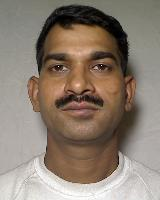
#> input picture reference_photo.jpg, 160 x 200 px
$ python animate_portrait.py
#> lines starting #> are read from the running program, lines starting #| are printed output that depends on the picture
#!/usr/bin/env python3
"""Make a stationary, subtle portrait animation from the supplied photograph.

The animation deliberately reuses the original image pixels rather than replacing
its face with a generated one. Coordinates below refer to the 160 x 200 reference.

Install: python -m pip install numpy pillow opencv-python-headless imageio-ffmpeg
Run:     python animate_portrait.py [input.jpg] [output.mp4]
"""

from __future__ import annotations

import argparse
import subprocess
from pathlib import Path

import cv2
import imageio_ffmpeg
import numpy as np

FPS = 30
DURATION = 5
# Keep the photograph's 4:5 composition. This is an upscale, NOT extra detail
# reconstructed from the very small reference photograph.
OUTPUT_SIZE = (2160, 2700)


def smoothstep(a: float, b: float, x: float) -> float:
    v = np.clip((x - a) / (b - a), 0.0, 1.0)
    return float(v * v * (3.0 - 2.0 * v))


def blink_amount(t: float, start: float) -> float:
    # 90 ms closing, 45 ms closed, 120 ms opening: natural quick blinks.
    close = smoothstep(start, start + 0.09, t)
    open_ = 1.0 - smoothstep(start + 0.135, start + 0.255, t)
    return close * open_


def build_smile_field(height: int, width: int) -> tuple[np.ndarray, np.ndarray]:
    """Inverse displacement field: lip corners lift and the cheeks follow slightly."""
    y, x = np.mgrid[:height, :width].astype(np.float32)

    def blob(cx: float, cy: float, sx: float, sy: float) -> np.ndarray:
        return np.exp(-0.5 * (((x - cx) / sx) ** 2 + ((y - cy) / sy) ** 2))

    left = blob(58.5, 109.5, 11.0, 7.3)
    right = blob(101.5, 109.5, 11.0, 7.3)
    left_cheek = blob(46.0, 101.0, 15.0, 11.5)
    right_cheek = blob(114.0, 101.0, 15.0, 11.5)
    lower_lip = blob(80.0, 114.0, 18.0, 4.0)

    # Max corner lift is about three original pixels, or <4% of face width.
    # Sign is reversed here because cv2.remap needs destination-to-source maps.
    dx = -2.2 * left + 2.2 * right - 0.28 * left_cheek + 0.28 * right_cheek
    dy = -2.75 * (left + right) - 0.72 * (left_cheek + right_cheek) - 0.43 * lower_lip

    # Exactly pin the nose, upper face, jawline, neck, hair and background.
    yy = y[:, 0]
    ramp_top = np.clip((yy - 84.0) / 13.0, 0.0, 1.0)
    ramp_bottom = np.clip((143.0 - yy) / 19.0, 0.0, 1.0)
    envelope = (ramp_top * ramp_top * (3 - 2 * ramp_top) *
                ramp_bottom * ramp_bottom * (3 - 2 * ramp_bottom))[:, None]
    return dx * envelope, dy * envelope


def closed_eyes(image: np.ndarray, keyframe_path: Path) -> tuple[np.ndarray, np.ndarray]:
    """Load a blink keyframe made from this photo with only the lids changed.

    The keyframe's small closed-eyelid patches were color-matched to the
    original photo. Every other pixel is from the original photograph.
    """
    height, width = image.shape[:2]
    closed = cv2.imread(str(keyframe_path), cv2.IMREAD_COLOR)
    if closed is None or closed.shape != image.shape:
        raise ValueError(f"Blink keyframe must match source dimensions: {keyframe_path}")

    # Feather only the eyelids, leaving the brows, nose and skin untouched.
    eye_alpha = np.zeros((height, width), np.float32)
    for cx in (59, 100):
        layer = np.zeros((height, width), np.uint8)
        cv2.ellipse(layer, (cx, 67), (14, 7), 0, 0, 360, 255, -1, cv2.LINE_AA)
        layer = cv2.GaussianBlur(layer, (5, 5), 1.0)
        eye_alpha = np.maximum(eye_alpha, layer.astype(np.float32) / 255.0)
    return closed, eye_alpha


def render(source: Path, destination: Path, size: tuple[int, int] = OUTPUT_SIZE,
           keyframe_path: Path = Path("blink_keyframe.png")) -> None:
#> called with size = (2160, 2700)
    original = cv2.imread(str(source), cv2.IMREAD_COLOR)
#> original is the input picture: shape (200, 160, 3); mean B, G, R 113.2, 126.1, 140
    if original is None:
        raise ValueError(f"Could not read {source}")
    # The exact input frame is retained; no face swapping, resynthesis or crop.
    height, width = original.shape[:2]
#> height = 200; width = 160
    if (width, height) != (160, 200):
        # Coordinates are normalized for the supplied 160x200 photograph.
        original = cv2.resize(original, (160, 200), interpolation=cv2.INTER_AREA)
        height, width = original.shape[:2]
    yy, xx = np.mgrid[:height, :width].astype(np.float32)
    delta_x, delta_y = build_smile_field(height, width)
    closed, eye_alpha = closed_eyes(original, keyframe_path)
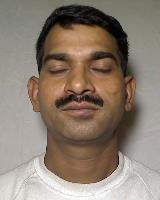
#> input picture blink_keyframe.png, 160 x 200 px
#> in closed_eyes, closed is the input picture: shape (200, 160, 3); mean B, G, R 113.2, 126.2, 140.2
#> after the loop in closed_eyes, `for cx in (59, 100):`:
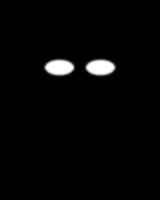
#> eye_alpha: shape (200, 160) float32; min 0, max 1, mean 0.0219

    destination.parent.mkdir(parents=True, exist_ok=True)
    ffmpeg = imageio_ffmpeg.get_ffmpeg_exe()
    command = [
        ffmpeg, "-hide_banner", "-loglevel", "error", "-y",
        "-f", "rawvideo", "-pix_fmt", "bgr24", "-s", f"{width}x{height}",
        "-r", str(FPS), "-i", "-", "-an",
        "-vf", f"scale={size[0]}:{size[1]}:flags=lanczos,format=yuv420p",
        "-c:v", "libx264", "-preset", "veryfast", "-crf", "17",
        "-movflags", "+faststart", "-r", str(FPS), str(destination),
    ]
    process = subprocess.Popen(command, stdin=subprocess.PIPE, stderr=subprocess.PIPE)
    try:
        assert process.stdin is not None
        for i in range(FPS * DURATION):
            t = i / FPS
            smile = smoothstep(0.52, 3.9, t)
            blink = max(blink_amount(t, 1.30), blink_amount(t, 3.36))

            if smile == 0:
                frame = original.copy()
            else:
                frame = cv2.remap(
                    original, xx - smile * delta_x, yy - smile * delta_y,
                    interpolation=cv2.INTER_CUBIC, borderMode=cv2.BORDER_REFLECT_101,
                )
                # Remapping identity pixels is not always bit-perfect. Put the
                # untouched image back outside the moving facial areas.
                frame[:84] = original[:84]
                frame[143:] = original[143:]

            if blink > 0:
                weight = (blink * eye_alpha)[:, :, None]
                frame = np.clip(frame * (1.0 - weight) + closed * weight, 0, 255).astype(np.uint8)
            process.stdin.write(frame.tobytes())
        process.stdin.close()
        error = process.stderr.read().decode(errors="replace") if process.stderr else ""
        if process.wait() != 0:
            raise RuntimeError(f"FFmpeg could not encode the animation: {error}")
    except Exception:
        if process.stdin and not process.stdin.closed:
            process.stdin.close()
        process.kill()
        process.wait()
        raise
    print(f"Wrote {destination}: {size[0]}x{size[1]}, {FPS} fps, {DURATION} seconds")


if __name__ == "__main__":
    parser = argparse.ArgumentParser(description=__doc__)
    parser.add_argument("source", nargs="?", type=Path, default=Path("reference_photo.jpg"))
    parser.add_argument("destination", nargs="?", type=Path, default=Path("portrait_animation.mp4"))
    parser.add_argument("--width", type=int, default=OUTPUT_SIZE[0])
    parser.add_argument("--height", type=int, default=OUTPUT_SIZE[1])
    parser.add_argument("--blink-keyframe", type=Path, default=Path("blink_keyframe.png"))
    args = parser.parse_args()
    render(args.source, args.destination, (args.width, args.height), args.blink_keyframe)
#> (the call stopped at in render, `ffmpeg = imageio_ffmpeg.get_ffmpeg_exe()`: imageio_ffmpeg is not available in this run)
